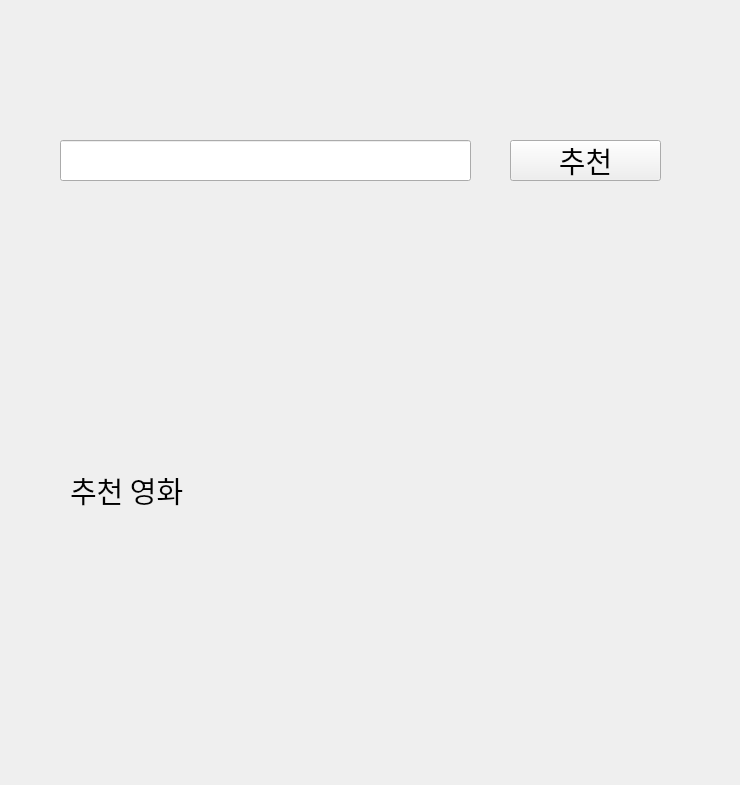
<?xml version="1.0" encoding="UTF-8"?>
<ui version="4.0">
 <class>Form</class>
 <widget class="QWidget" name="Form">
  <property name="geometry">
   <rect>
    <x>0</x>
    <y>0</y>
    <width>740</width>
    <height>785</height>
   </rect>
  </property>
  <property name="windowTitle">
   <string>Form</string>
  </property>
  <widget class="QLineEdit" name="le_keyword">
   <property name="geometry">
    <rect>
     <x>60</x>
     <y>140</y>
     <width>411</width>
     <height>41</height>
    </rect>
   </property>
   <property name="font">
    <font>
     <family>Agency FB</family>
     <pointsize>24</pointsize>
    </font>
   </property>
  </widget>
  <widget class="QPushButton" name="btn_recommend">
   <property name="geometry">
    <rect>
     <x>510</x>
     <y>140</y>
     <width>151</width>
     <height>41</height>
    </rect>
   </property>
   <property name="font">
    <font>
     <family>Agency FB</family>
     <pointsize>22</pointsize>
    </font>
   </property>
   <property name="text">
    <string>추천</string>
   </property>
  </widget>
  <widget class="QLabel" name="lbl_recommend">
   <property name="geometry">
    <rect>
     <x>70</x>
     <y>290</y>
     <width>591</width>
     <height>401</height>
    </rect>
   </property>
   <property name="font">
    <font>
     <family>Agency FB</family>
     <pointsize>22</pointsize>
    </font>
   </property>
   <property name="text">
    <string>추천 영화</string>
   </property>
  </widget>
 </widget>
 <resources/>
 <connections/>
</ui>
